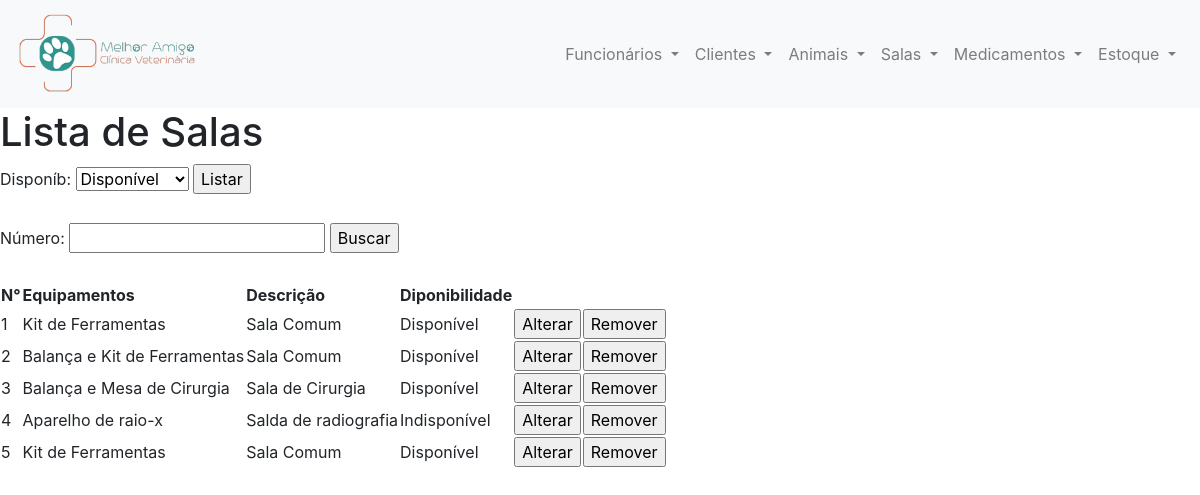
The page /sala/index.php?action=lista on the database its author committed.
### tables this page shows
CREATE TABLE `salas` (
  `numero` int(11) NOT NULL,
  `equipamentos` varchar(100) NOT NULL,
  `descri` varchar(50) NOT NULL,
  `disponivel` tinyint(1) NOT NULL
);

### model/sala_db.php (called while the page is built, shortened)
<?php
require('../model/database.php');
function lista(){
    global $db;
    $query = 'SELECT * FROM salas'
        . ' ORDER BY numero';
    $statement = $db->prepare($query);
    $statement->execute();
    return $statement;
}

### sala/lista_salas.php (the view, shortened to what this page needs)
<?php include '../view/header.php'; ?>
<main>
        <h1>Lista de Salas</h1>
        <form action="." method="post">
            <label>Disponíb:</label>
            <select name="disp">
                <option>
                    Disponível
                </option>
            </select>
            <input type="submit" value="Listar">
        </form><br>
        <form action="." method="post"">
            <label>Número:</label>
            <input type="text" name="num">
            <input type="submit" value="Buscar">
        </form><br>
        <table>
            <tr>
                <th>N°</th>
                <th>Equipamentos</th>
                <th>Descrição</th>
                <th>Diponibilidade</th>
                <th>&nbsp;</th>
                <th>&nbsp;</th>
            </tr>
            <?php foreach ($lista as $sala) : ?>
            <tr>
                <td><?php echo $sala['numero']; ?></td>
                <td><?php echo $sala['equipamentos']; ?></td>
                <td><?php echo $sala['descri']; ?></td>
                <td><?php if($sala['disponivel']==1) echo 'Disponível';
                          else echo 'Indisponível';?></td>
                <td>
                    <form action="." method="post">
                    <input type="submit" value="Alterar">
                    </form>
                </td>
                <td>
                    <form action="." method="post">
                    <input type="submit" value="Remover">
                    </form>
                </td>
            </tr>
            <?php endforeach; ?>
        </table>
</main>
<?php include '../view/footer.php'; ?>

### novocss.css (style rules this page uses)
body, html { height: 100%; }

### rows shown on the page
salas: numero "1", equipamentos "Kit de Ferramentas", descri "Sala Comum", disponivel "Disponível"
salas: numero "2", equipamentos "Balança e Kit de Ferramentas", descri "Sala Comum", disponivel "Disponível"
salas: numero "3", equipamentos "Balança e Mesa de Cirurgia", descri "Sala de Cirurgia", disponivel "Disponível"
salas: numero "4", equipamentos "Aparelho de raio-x", descri "Salda de radiografia", disponivel "Indisponível"
salas: numero "5", equipamentos "Kit de Ferramentas", descri "Sala Comum", disponivel "Disponível"
